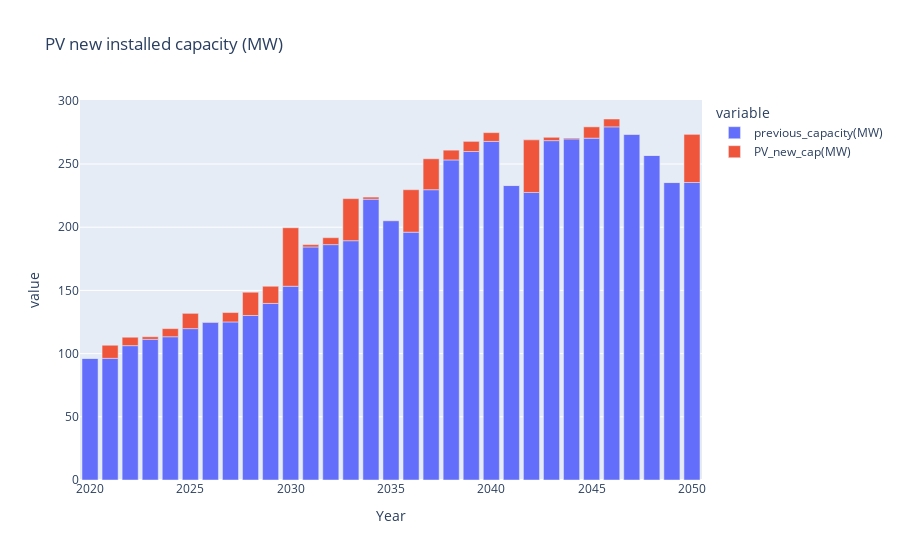

The notebook cell this image was saved under:
### Code cell
df = bau2
df.loc[df.Year==2020,'PV_new_cap(MW)'] = 0
df['previous_capacity(MW)'] = df['cap_a(MW)'] - df['PV_new_cap(MW)']
df = df.melt(value_vars=['previous_capacity(MW)', 'PV_new_cap(MW)'], id_vars=['Year'])

fig = px.bar(df, x='Year', y='value', color='variable',
             title='PV new installed capacity (MW)',
#              color_discrete_sequence=px.colors.qualitative.Set2,
             labels={"cap_m(MW)": "PV required capacity (MW)"}
            )
fig.show()

### Figure 1 — Plotly figure (JSON) as saved in the notebook; plotly's stock layout.template omitted (floating-point values rounded to 4 significant figures)
{"data": [{"alignmentgroup": "True", "hovertemplate": "variable=previous_capacity(MW)<br>Year=%{x}<br>value=%{y}<extra></extra>", "legendgroup": "previous_capacity(MW)", "marker": {"color": "#636efa"}, "name": "previous_capacity(MW)", "offsetgroup": "previous_capacity(MW)", "orientation": "v", "showlegend": true, "textposition": "auto", "type": "bar", "x": [2020, 2021, 2022, 2023, 2024, 2025, 2026, 2027, 2028, 2029, 2030, 2031, 2032, 2033, 2034, 2035, 2036, 2037, 2038, 2039, 2040, 2041, 2042, 2043, 2044, 2045, 2046, 2047, 2048, 2049, 2050], "xaxis": "x", "y": [96.26, 96.26, 106.3, 111.3, 113.3, 119.8, 124.8, 125.1, 130.2, 139.7, 153.3, 184.4, 186.2, 189.3, 222.2, 205.2, 196.1, 229.7, 253.2, 259.9, 267.9, 233.0, 227.5, 268.5, 269.9, 270.5, 279.4, 273.5, 256.8, 235.4, 235.4], "yaxis": "y"}, {"alignmentgroup": "True", "hovertemplate": "variable=PV_new_cap(MW)<br>Year=%{x}<br>value=%{y}<extra></extra>", "legendgroup": "PV_new_cap(MW)", "marker": {"color": "#EF553B"}, "name": "PV_new_cap(MW)", "offsetgroup": "PV_new_cap(MW)", "orientation": "v", "showlegend": true, "textposition": "auto", "type": "bar", "x": [2020, 2021, 2022, 2023, 2024, 2025, 2026, 2027, 2028, 2029, 2030, 2031, 2032, 2033, 2034, 2035, 2036, 2037, 2038, 2039, 2040, 2041, 2042, 2043, 2044, 2045, 2046, 2047, 2048, 2049, 2050], "xaxis": "x", "y": [0, 10.35, 6.66, 2.025, 6.445, 12.07, 0.2133, 7.446, 18.4, 13.57, 46.3, 1.856, 5.475, 33.31, 1.648, 0.2506, 33.59, 24.48, 7.735, 8.013, 6.914, 0.1124, 41.62, 2.645, 0.7215, 8.913, 6.224, 0.09483, 0.1021, 0.09903, 38.09], "yaxis": "y"}], "layout": {"barmode": "relative", "legend": {"title": {"text": "variable"}, "tracegroupgap": 0}, "title": {"text": "PV new installed capacity (MW)"}, "xaxis": {"anchor": "y", "domain": [0, 1], "title": {"text": "Year"}}, "yaxis": {"anchor": "x", "domain": [0, 1], "title": {"text": "value"}}}}
